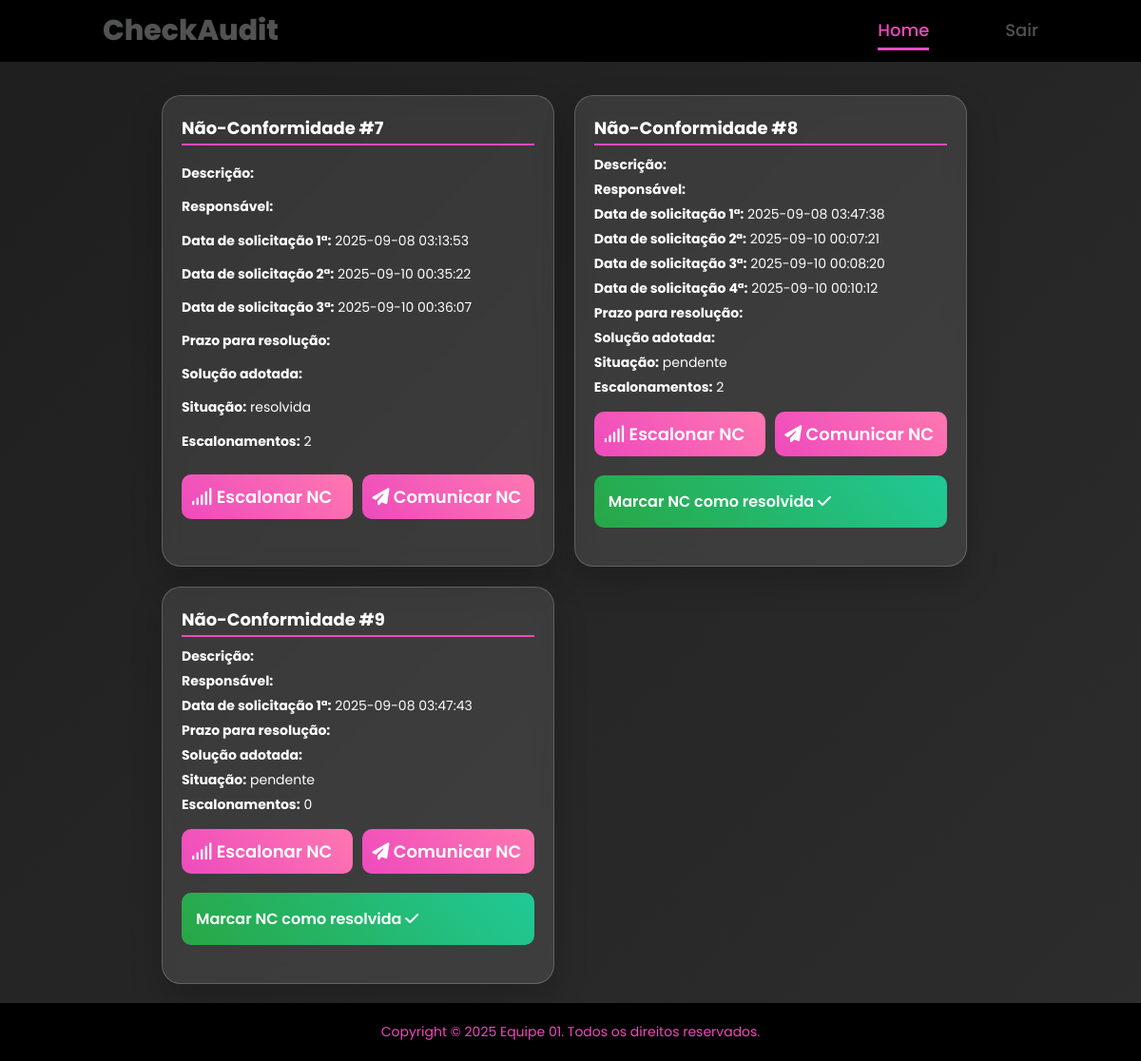
Page /pages/ncs.php?id_auditoria=4 on the committed database.
### tables this page shows
CREATE TABLE `checklist` (
  `id` int(11) NOT NULL AUTO_INCREMENT,
  `id_auditoria` int(11) NOT NULL,
  `pergunta` varchar(255) NOT NULL,
  `resultado` varchar(10) DEFAULT 'N/A',
  `responsavel` varchar(100) DEFAULT NULL,
  `observacoes` text DEFAULT NULL,
  `created_at` timestamp NOT NULL DEFAULT current_timestamp(),
  `classificacao_nc` varchar(50) DEFAULT '',
  `acao_corretiva` text DEFAULT '',
  `situacao_nc` varchar(50) DEFAULT 'Pendente',
  `escalonamento` int(11) DEFAULT NULL,
  `prazo_resolucao` int(11) DEFAULT NULL,
  PRIMARY KEY (`id`),
  KEY `id_auditoria` (`id_auditoria`),
  CONSTRAINT `fk_checklist_auditoria` FOREIGN KEY (`id_auditoria`) REFERENCES `auditoria` (`id_auditoria`) ON DELETE CASCADE
);

CREATE TABLE `escalonamento` (
  `id` int(11) NOT NULL AUTO_INCREMENT,
  `id_nc` int(11) NOT NULL,
  `responsavel_imediato` varchar(255) NOT NULL,
  `email_responsavel_imediato` varchar(255) NOT NULL,
  `data_escalonamento` datetime DEFAULT current_timestamp(),
  PRIMARY KEY (`id`),
  KEY `id_nc` (`id_nc`),
  CONSTRAINT `escalonamento_ibfk_1` FOREIGN KEY (`id_nc`) REFERENCES `checklist` (`id`)
);

### php/functions.php (called while the page is built, shortened)
<?php
function buscarNaoConformidadesIdChecklist($conn, $id_auditoria){
    $resultado = "NC";
    $stmt = $conn->prepare("SELECT * FROM checklist WHERE id_auditoria = ? AND resultado = ?");
    $stmt->bind_param("is", $id_auditoria, $resultado);
    $stmt->execute();
    $result = $stmt->get_result();
    $ncs = [];
    while($row = $result->fetch_assoc()){
        $ncs[] = $row;
    }
    return $ncs;
}
function buscarEscalonamentosPorNC($conn, $id_nc) {
    $stmt = $conn->prepare("SELECT * FROM escalonamento WHERE id_nc = ? ORDER BY data_escalonamento ASC");
    $stmt->bind_param("i", $id_nc);
    $stmt->execute();
    $result = $stmt->get_result();
    $escalonamentos = [];
    while ($row = $result->fetch_assoc()) {
        $escalonamentos[] = $row;
    }
    return $escalonamentos;
}
?>

### pages/ncs.php (the view, shortened to what this page needs)
<!DOCTYPE html>
<html lang="en">
<head>
    <link rel="stylesheet" href="https://cdnjs.cloudflare.com/ajax/libs/font-awesome/6.5.2/css/all.min.css">
    <link rel="stylesheet" href="../assets/css/styles.css">
    <link rel="stylesheet" href="../assets/css/form.css">
    <link rel="stylesheet" href="../assets/css/home.css">
    <link rel="stylesheet" href="../assets/css/auditoria.css">
    <link rel="stylesheet" href="../assets/css/ncs.css">
</head>
<body>
<?php
    include "../includes/header.php";
    include "../php/functions.php";
    include "../config/conexao.php";
    $id_auditoria = $_GET['id_auditoria'];
    $ncs = buscarNaoConformidadesIdChecklist($conn, $id_auditoria);
?>
<?php include "../includes/header.php";?>
    <main>
    <div class="cards-container">
        <?php
        $ncs = buscarNaoConformidadesIdChecklist($conn, $id_auditoria);
        if(!empty($ncs)){
            foreach($ncs as $nc){
                $escalonamentos = buscarEscalonamentosPorNC($conn, $nc['id']);
                ?>
                <div class="card-nc">
                    <h3>Não-Conformidade #<?= $nc['id'] ?></h3>
                    <p><strong>Descrição:</strong> <?= htmlspecialchars($nc['observacoes']) ?></p>
                    <p><strong>Responsável:</strong> <?= htmlspecialchars($nc['responsavel']) ?></p>
                    <p><strong>Data de solicitação 1ª:</strong> <?= htmlspecialchars($nc['created_at']) ?></p>
                    <?php if (!empty($escalonamentos)) : ?>
                        <?php if (isset($escalonamentos[0])): ?>
                            <p><strong>Data de solicitação 2ª:</strong> <?= htmlspecialchars($escalonamentos[0]['data_escalonamento']) ?></p>
                        <?php endif; ?>
                        <?php if (isset($escalonamentos[1])): ?>
                            <p><strong>Data de solicitação 3ª:</strong> <?= htmlspecialchars($escalonamentos[1]['data_escalonamento']) ?></p>
                        <?php endif; ?>
                        <?php if (isset($escalonamentos[2])): ?>
                            <p><strong>Data de solicitação 4ª:</strong> <?= htmlspecialchars($escalonamentos[2]['data_escalonamento']) ?></p>
                        <?php endif; ?>
                    <?php endif; ?>
                    <p><strong>Prazo para resolução:</strong> <?= htmlspecialchars($nc['prazo_resolucao']) ?></p>
                    <p><strong>Solução adotada:</strong> <?= htmlspecialchars($nc['acao_corretiva']) ?></p>
                    <p><strong>Situação:</strong> <?= htmlspecialchars($nc['situacao_nc']) ?></p>
                    <p><strong>Escalonamentos:</strong> <?= isset($nc['escalonamento']) ? $nc['escalonamento'] : 0 ?></p>
                    <div class="card-nc-botoes" >
                        <a href="#"
                           class="signup-btn-pink"
                           onclick="abrirModal(<?= $nc['id'] ?>)">
                            <i class="fa-solid fa-signal"></i> Escalonar NC
                        </a>
                        <a href="../php/email_nc.php?id_auditoria=<?=$id_auditoria?>" class="signup-btn-pink" style="text-decoration: none; display: inline-block;">
                            <i class="fa-solid fa-paper-plane" style="color: #ffffff;"></i> Comunicar NC
                        </a>
                    </div>
                    <div>
                        <?php if ($nc['situacao_nc'] !== 'resolvida'): ?>
                            <a href="../php/nc-concluida.php?id_nc=<?= $nc['id'] ?>&id_auditoria=<?= $id_auditoria ?>"
                               class="signup-btn"
                               style="text-decoration: none; display: inline-block;">
                                Marcar NC como resolvida
                                <i class="fa-solid fa-check" style="color: #ffffff;"></i>
                            </a>
                        <?php endif; ?>
                    </div>
                </div>
                <?php
            }
        } else {
            echo "<p style='color:#ccc; text-align:center;'>Nenhuma não-conformidade encontrada para esta auditoria.</p>";
        }
        ?>
    </div>
    </main>
<?php include "../includes/footer.php";?>
</body>
</html>

### assets/css/styles.css (style rules this page uses)
* { margin: 0; padding: 0; box-sizing: border-box; text-decoration: none; border: none; outline: none; font-family: 'Poppins', sans-serif; }
html { font-size: 62.5%; }
body { background: linear-gradient(135deg, #1e1e1e 0%, #2d2d2d 100%); min-height: 100vh; display: flex; align-items: center; justify-content: center; padding-top: 8rem; }
.signup-btn { width: 100%; padding: 1.5rem; background: linear-gradient(45deg, #28a745, #20c997); color: #fff; border: none; border-radius: 10px; font-size: 1.8rem; font-weight: 600; cursor: pointer; transition: all 0.3s ease; margin-bottom: 2rem; }
.signup-btn-pink { width: 100%; padding: 1rem; background: linear-gradient(45deg, #ee4abd, #ff77b0); color: #fff; border: none; border-radius: 10px; font-size: 1.8rem; font-weight: 600; cursor: pointer; transition: all 0.3s ease; margin-bottom: 2rem; }

### assets/css/form.css (style rules this page uses)
body { background: linear-gradient(135deg, #1e1e1e 0%, #2d2d2d 100%); min-height: 100vh; display: flex; flex-direction: column; padding-top: 8rem; }
.signup-btn, main > div:first-child button, main > div:nth-child(2) button { width: 100%; padding: 1.5rem; background: linear-gradient(45deg, #28a745, #20c997); color: #fff; border: none; border-radius: 10px; font-size: 1.6rem; font-weight: 600; cursor: pointer; transition: all 0.3s ease; display: flex; align-items: center; justify-content: center; gap: 0.8rem; margin: 0 auto 2rem auto; }
main { flex: 1; width: 100%; max-width: 900px; margin: 0 auto; padding: 2rem; display: flex; flex-direction: column; align-items: center; gap: 2rem; }

### assets/css/ncs.css (style rules this page uses)
.cards-container { display: flex; flex-wrap: wrap; gap: 2.1rem; width: 100%; }
.card-nc { background: rgba(255, 255, 255, 0.1); backdrop-filter: blur(10px); border: 1px solid rgba(255, 255, 255, 0.2); border-radius: 20px; padding: 2rem; flex: 0 0 48%; box-shadow: 0 15px 35px rgba(0,0,0,0.2); color: #fff; transition: transform 0.3s ease, box-shadow 0.3s ease; display: flex; flex-direction: column; justify-content: space-between; }
.card-nc h3 { font-size: 1.8rem; margin-bottom: 1rem; border-bottom: 2px solid #ee4abd; display: inline-block; padding-bottom: 0.3rem; }
.card-nc p { font-size: 1.4rem; margin-bottom: 0.5rem; }
.card-nc-botoes { display: flex; gap: 1rem; margin-top: 1rem; }

### rows in the picture
checklist: id "7", created_at "2025-09-08 03:13:53", escalonamento.data_escalonamento "2025-09-10 00:35:22", escalonamento.data_escalonamento "2025-09-10 00:36:07", situacao_nc "resolvida", escalonamento "2"
checklist: id "8", created_at "2025-09-08 03:47:38", escalonamento.data_escalonamento "2025-09-10 00:07:21", escalonamento.data_escalonamento "2025-09-10 00:08:20", escalonamento.data_escalonamento "2025-09-10 00:10:12", situacao_nc "pendente", escalonamento "2"
checklist: id "9", created_at "2025-09-08 03:47:43", situacao_nc "pendente"
